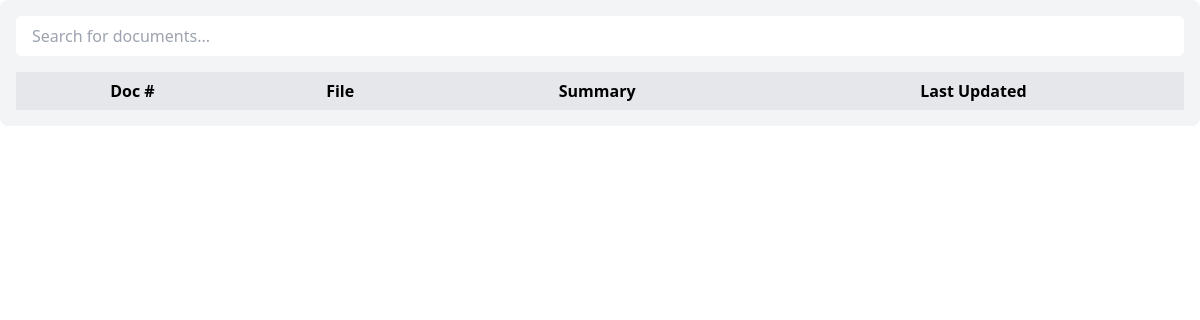
Page /show_doc (signed in) on the earlier database version.
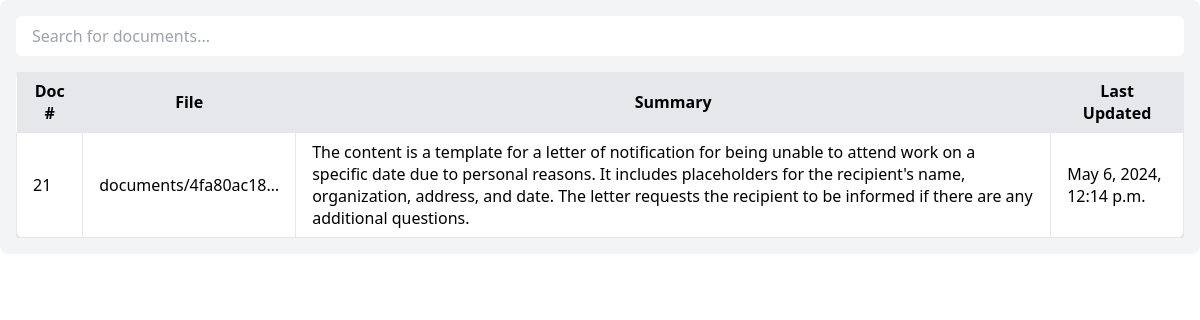
Same page on the later database version.
### hospital/models.py (models this page shows, shortened)
class PatientDocument(models.Model):
    id = models.AutoField(primary_key=True)
    user = models.ForeignKey(User, on_delete=models.CASCADE)
    file = models.FileField(upload_to='documents/')
    file_content = models.TextField(blank=True)
    summary = models.TextField(blank=True)
    last_updated_file = models.DateTimeField(auto_now=True)

### hospital/Routes/Ocr.py (the view)
# urls.py: path('show_doc', show_doc, name='show_doc'),
def show_doc(request):
    try:
        patient = Patient.objects.get(user=request.user)
        doc_items = PatientDocument.objects.filter(user = request.user)[::-1]
        context = {'patient': patient, "doc": doc_items}
    except:
        context = {}
    return render(request, 'OCR_Ai/show_docs.html',context)

### templates/OCR_Ai/show_docs.html (shortened to what this page needs)
<script src="https://cdn.tailwindcss.com"></script>
<div class="p-4 bg-gray-100 rounded-lg">
    <input type="text" id="searchInput" class="form-input block w-full mb-4 px-4 py-2 rounded-md border-gray-300 focus:ring focus:ring-indigo-200 focus:ring-opacity-50" onkeyup="searchTable()" placeholder="Search for documents...">
    <div class="overflow-x-auto">
        <table id="documentTable" class="table-auto w-full bg-white shadow-md rounded-lg">
            <thead class="bg-gray-200">
                <tr>
                    <th class="px-4 py-2">Doc #</th>
                    <th class="px-4 py-2">File</th>
                    <th class="px-4 py-2">Summary</th>
                    <th class="px-4 py-2">Last Updated</th>
                </tr>
            </thead>
            <tbody>
                {% for i in doc %}
                <tr>
                    <td class="border px-4 py-2">{{ i.id }}</td>
                    <td class="border px-4 py-2"><a href="{{ i.file.url }}" class="card-link" title="{{ i.file.name }}">{{ i.file.name | truncatechars:20 }}</a></td>
                    <td class="border px-4 py-2">{{ i.summary }}</td>
                    <td class="border px-4 py-2">{{ i.last_updated_file }}</td>
                </tr>
                {% endfor %}
            </tbody>
        </table>
    </div>
</div>

Differences in the rows shown:
added PatientDocument: id "21", file.name "documents/4fa80ac18…", summary "The content is a template for a letter of notification for being unable to attend work on a specific date due to personal reasons. It includes placeholders for the recipient's name, organization, address, and date. The letter requests the recipient to be informed if there are any additional questions.", last_updated_file "May 6, 2024, 12:14 p.m."
